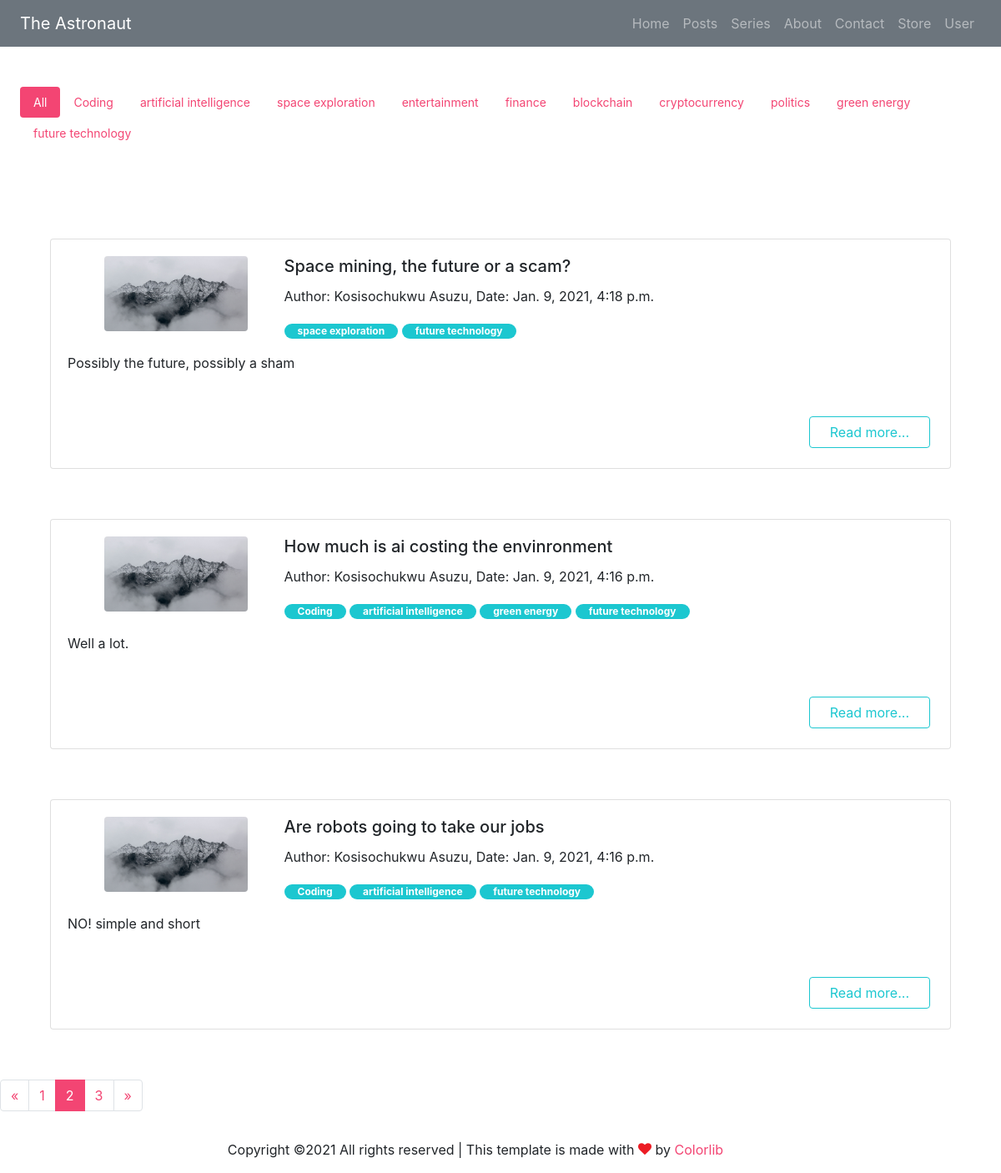
The page /posts?category=all&page=2 on the database its author committed.
### blog/models.py (models this page shows, shortened)
class Category(models.Model):
    name = models.CharField(max_length=200)

class Post(models.Model):
    title = models.CharField(max_length=200)
    content = RichTextField(blank=True, null=True)
    category = models.ManyToManyField(Category)
    author = models.ForeignKey(Author, on_delete=models.CASCADE)
    date_written = models.DateTimeField()
    title_image = models.URLField(default="")

class Author(models.Model):
    user = models.ForeignKey(User, on_delete=models.CASCADE)
    def __str__(self):
        u = self.user
        return f'{u.first_name} {u.last_name}'

### blog/views.py (the view)
# urls.py: path("posts", views.posts, name="Posts"),
def posts(request):
    categories = Category.objects.all()
    category = request.GET.get("category", "all")
    page = request.GET.get("page", 1)
    if category == "all":
        p = Post.objects.all()
        current = "all"
    else:
        c = Category.objects.get(name=category)
        p = c.get_posts()
        current = category
    paginator = Paginator(p[::-1], 3)
    num_pages = paginator.num_pages
    num_list = []
    for num in range(num_pages):
        num_list.append(num + 1)
    p = paginator.page(page)
    if p.has_next():
        ne = int(page)+1
    else:
        ne = int(page)
    if p.has_previous():
        previous = int(page) - 1
    else:
        previous = int(page)
    context = {
        "categories": categories,
        "posts": p,
        "current": current,
        "page_nums": num_list,
        "page_num": int(page),
        "next": ne,
        "previous": previous,
    }
    return render(request, 'posts.html', context)

### blog/templates/posts.html (shortened to what this page needs)
{% extends 'base.html' %}
{% block content%}
<div class="categories_top_bar">
    {% include 'categories_top_bar.html' with categories=categories %}
</div>
<div>
    {% for post in posts%}
        {% include 'article_card.html' with post=post %}
    {% endfor %}
</div>
  <nav aria-label="Page navigation example" class="mb-4 paginator">
              <ul class="custom-pagination pagination-info pagination align-items-stretch">
                <li class="page-item">
                  <a class="page-link" href="?category={{current}}&page={{previous}}" aria-label="Previous">
                    <span aria-hidden="true">&laquo;</span>
                  </a>
                </li>
                  {% for page in page_nums %}
                  {% if page_num == page %}
                  <li class="page-item active"><a class="page-link" href="?category={{current}}&page={{page}}">{{page}}</a></li>
                  {% else %}
                  <li class="page-item "><a class="page-link" href="?category={{current}}&page={{page}}">{{page}}</a></li>
                  {% endif %}
                  {% endfor %}
                <li class="page-item">
                  <a class="page-link" href="?category={{current}}&page={{next}}" aria-label="Next">
                    <span aria-hidden="true">&raquo;</span>
                  </a>
                </li>
              </ul>
            </nav>
{% endblock content%}

### blog/templates/categories_top_bar.html
<div class="tab-card p-4">
      <div class="tab-menu tab-secondary mb-4">
                    <div class="nav flex-row nav-pills" id="v-pills-tab" role="tablist" aria-orientation="vertical">
                        {% if current == "all" %}
                        <a class="nav-link active" style="margin: 0px; font-size:14px;" href="?category=all">All</a>
                        {% else%}
                        <a class="nav-link " style="margin: 0px; font-size:14px;" href="?category=all">All</a>
                        {% endif %}
                         {% for category in categories %}
                        {% if current == category.name %}
                      <a class="nav-link active" style="margin: 0px;  font-size:14px;" href="?category={{category.name}}">{{category.name}}</a>
                        {% else %}
                        <a class="nav-link " style="margin: 0px;  font-size:14px;" href="?category={{category.name}}">{{category.name}}</a>
                        {% endif %}
                         {% endfor %}
                    </div>
      </div>
</div>

### blog/templates/article_card.html (shortened to what this page needs)
  <div class="article">
      <div class="card card-20201">
              {% load static %}
              <div class="card-body">
                <div class="col-lg-3 text-center side-image">
                  <img src="{% static 'images/hero_1.jpg' %}" alt="Image" class="img-fluid w-75 rounded img-raised">
                </div>
                <div>
                <h5 class="card-title">{{post.title}}</h5>
                    <p>
                        Author: {{post.author}}, Date: {{post.date_written}}
                    </p>
                    <p>
                        {% for cat in post.category.all %}
                        <span class="badge px-3 badge-pill badge-info">{{cat.name}}</span>
                        {% endfor %}
                    </p>
                <p class="card-text mb-5">{{post.content | safe }}</p>
                <a href="{% url 'Article' post.pk %}" class="btn px-4 m-1 btn-outline-info read-more ">Read more...</a>
                </div>
              </div>
  </div>
  </div>

### blog/static/css/mystyle.css (style rules this page uses)
.article { width:90%; margin: 5%; }
.read-more { float: right; }
.side-image { display:inline-block; float:left; }

### rows shown on the page
Category: name "Coding"
Category: name "artificial intelligence"
Category: name "space exploration"
Category: name "entertainment"
Category: name "finance"
Category: name "blockchain"
Category: name "cryptocurrency"
Category: name "politics"
Category: name "green energy"
Category: name "future technology"
Post: title "Space mining, the future or a scam?", author "Kosisochukwu Asuzu", date_written "Jan. 9, 2021, 4:18 p.m.", content "Possibly the future, possibly a sham"
Post: title "How much is ai costing the envinronment", author "Kosisochukwu Asuzu", date_written "Jan. 9, 2021, 4:16 p.m.", content "Well a lot."
Post: title "Are robots going to take our jobs", author "Kosisochukwu Asuzu", date_written "Jan. 9, 2021, 4:16 p.m.", content "NO! simple and short"

### other values the page prints
{{ page }} "1" "3"
{{ page }} "2"
